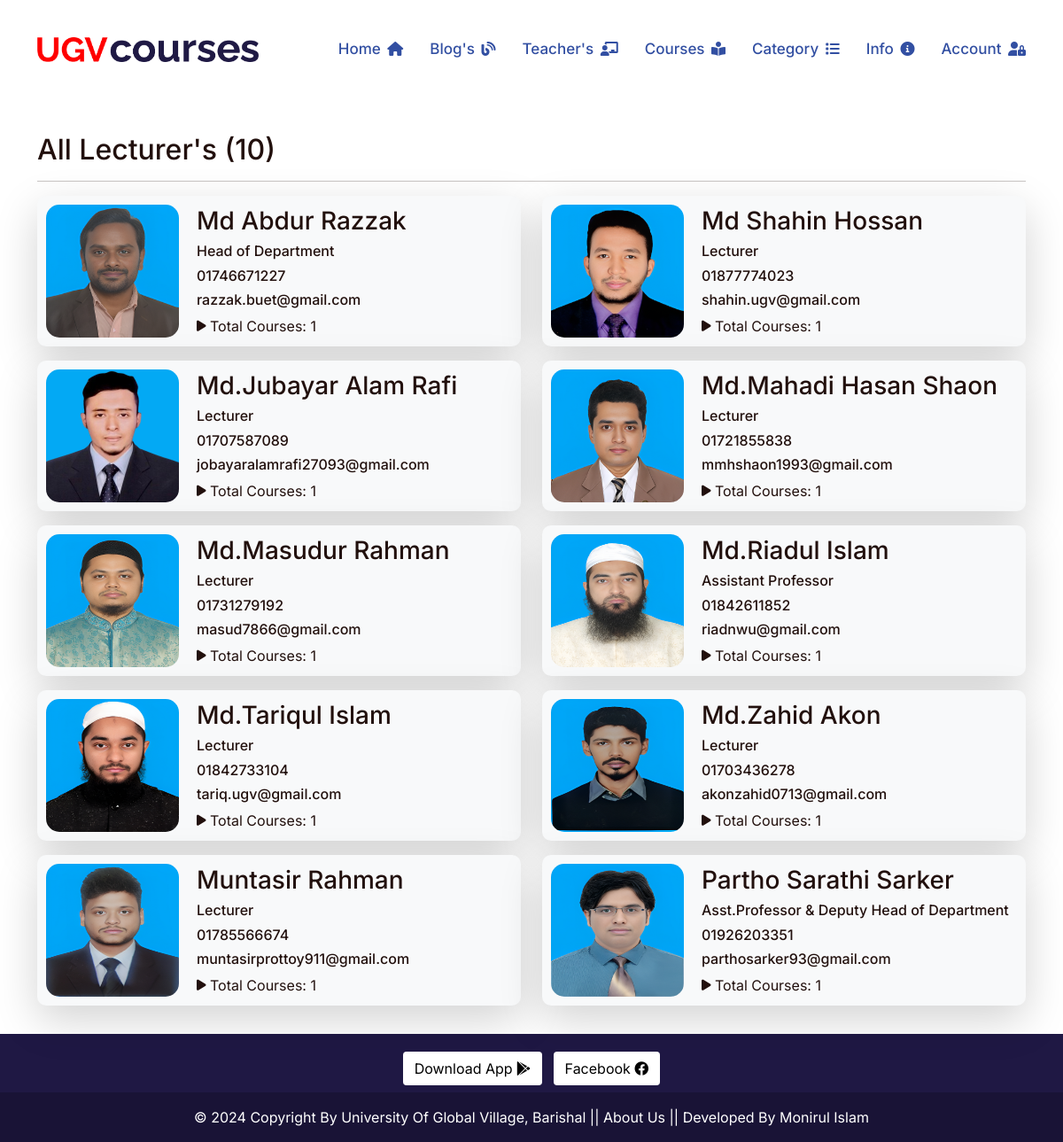
The page /author_list/ on the database as committed earlier.
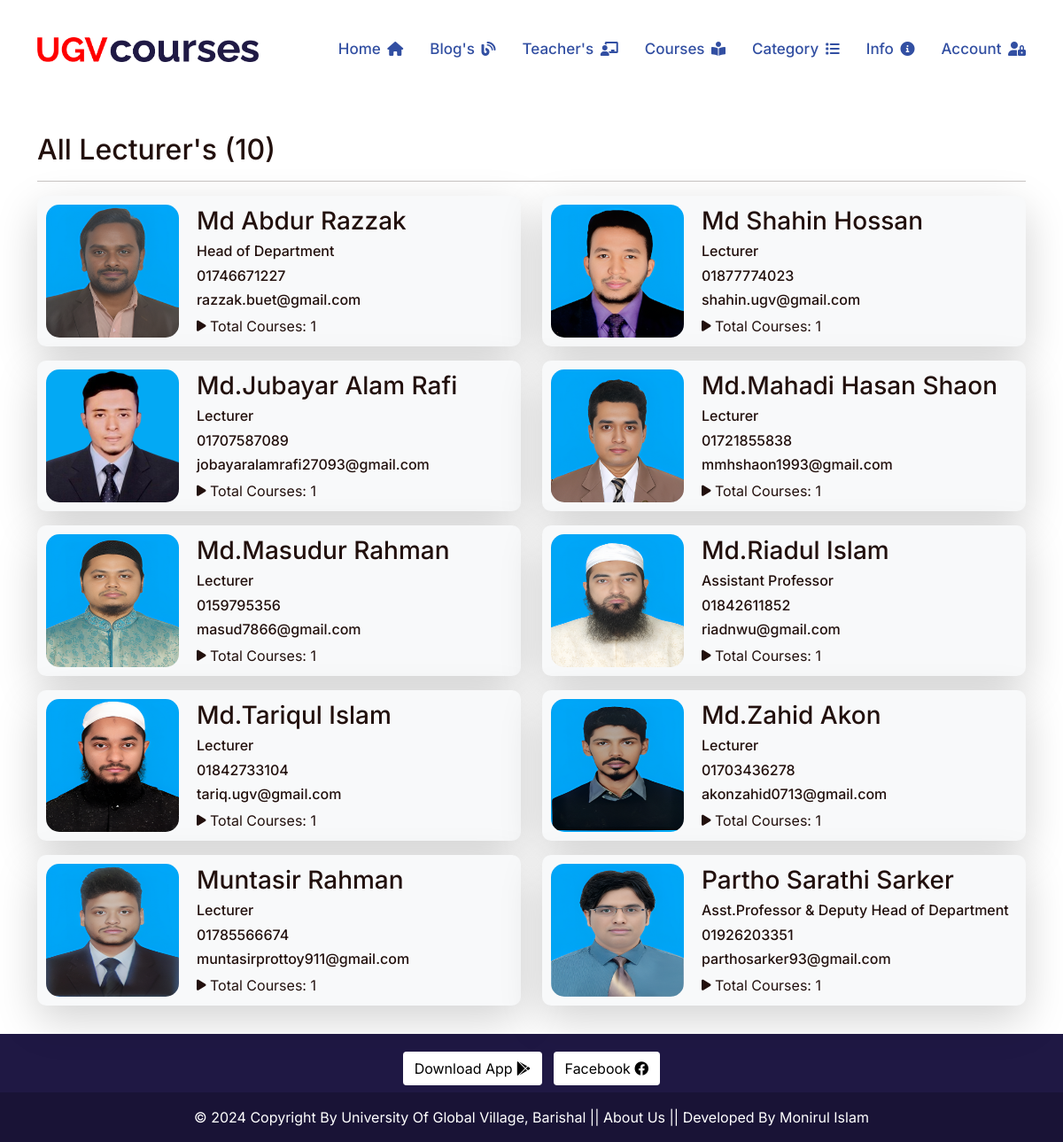
The same page on the database as committed later.
### lms/models.py (models this page shows, shortened)
class Author(models.Model):
    name = models.CharField(max_length=100, unique=True)
    image = models.ImageField(upload_to='author_images/')
    designation = models.CharField(max_length=150)
    phone_regex = RegexValidator(
        regex=r'^\+?1?\d{9,15}$',  # Example regex for international phone numbers
        message="Phone number must be entered in the format: '+880 1XXX NNNNNN'. Up to 15 digits allowed."
    )
    phone_number = models.CharField(validators=[phone_regex], max_length=16, blank=True, null=True)
    email =models.EmailField(max_length=50)
    slug = models.SlugField(null=True, blank=True)

### lms/views.py (the view)
# urls.py: path('author_list/', author_list, name='author_list'),
def author_list(request):
    authors = Author.objects.annotate(total_courses=Count('course_author'))
    author_count = authors.count()
    context = {
        'authors': authors,
        'author_count': author_count,
    }
    return render(request, 'author_list.html', context)

### lms/context_processors.py (called while the page is built)
def get_all_categories(request):
    categories = Category.objects.all()
    category_counts = []
    for category in categories:
        course_count = Course.objects.filter(category=category).count()
        if course_count > 0:  # Only include non-empty categories
            category_counts.append({'category': category, 'course_count': course_count})
    context = {
        "categories":categories,
        "category_counts": category_counts,
    }
    return context

### templates/author_list.html (shortened to what this page needs)
{% extends 'base.html' %}
{% load static %}
{% block content %}
<div class="container" style="margin-top: 150px;">
    <h1>All Lecturer's ({{ author_count }})</h1>
    <hr>
    <div class="row">
        {% for author in authors  %}
            <div class="col-md-6 mb-3 ">
                <a href="{% url 'author_details' author.slug %}" class="author-card text-decoration-none shadow-lg">
                    <div>
                        <img src="{{ author.image.url }}" alt="{{ author.name }} Image">
                    </div>
                    <div class="author-details">
                        <h3>{{ author.name }}</h3>
                        <h6>{{ author.designation }}</h6>
                        <h6>{{ author.phone_number }}</h6>
                        <h6>{{ author.email }} </h6>
                        <span><i class="fa-solid fa-play fa-sm"></i> Total Courses: {{ author.total_courses }} </span>
                    </div>
                </a>
            </div>
        {% endfor %}
    </div>
</div>
{% endblock content %}

Rows that differ between the two databases and show on the page:
changed Author "Md.Masudur Rahman": phone_number "01731279192" → "0159795356"
